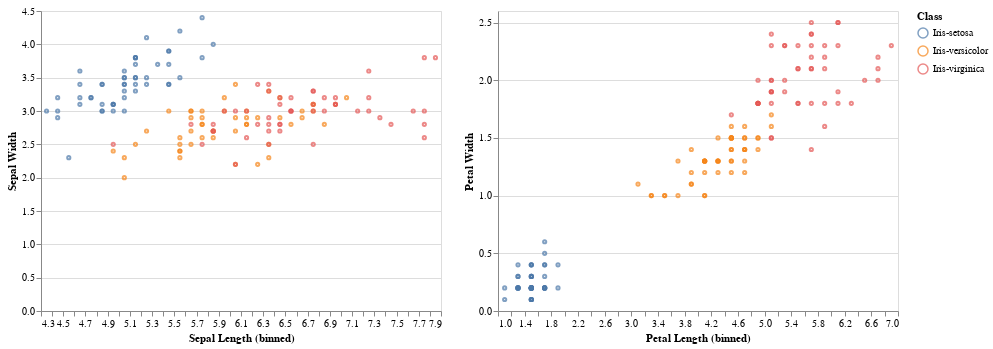

Notebook code cell kept with this figure:
### Code cell
import altair as alt

sepal = alt.Chart(df).mark_point(size=10).encode(
    x =alt.X("Sepal Length", bin=alt.Bin(maxbins=50)),
    y = "Sepal Width",
    color="Class"
)

sepal|petals

### Figure 1 — Vega-Lite specification as saved in the notebook (floating-point values rounded to 4 significant figures; data arrays with more than 128 entries replaced by an {"elided": "..."} marker saying what was removed)
{"config": {"view": {"continuousWidth": 400, "continuousHeight": 300}}, "hconcat": [{"mark": {"type": "point", "size": 10}, "encoding": {"color": {"type": "nominal", "field": "Class"}, "x": {"type": "quantitative", "bin": {"maxbins": 50}, "field": "Sepal Length"}, "y": {"type": "quantitative", "field": "Sepal Width"}}}, {"mark": {"type": "point", "size": 10}, "encoding": {"color": {"type": "nominal", "field": "Class"}, "x": {"type": "quantitative", "bin": {"maxbins": 50}, "field": "Petal Length"}, "y": {"type": "quantitative", "field": "Petal Width"}}}], "data": {"name": "data-ac6934c2f4458f3f04cac25a1411fd13"}, "$schema": "https://vega.github.io/schema/vega-lite/v4.8.1.json", "datasets": {"data-ac6934c2f4458f3f04cac25a1411fd13": {"elided": "150 records"}}}
